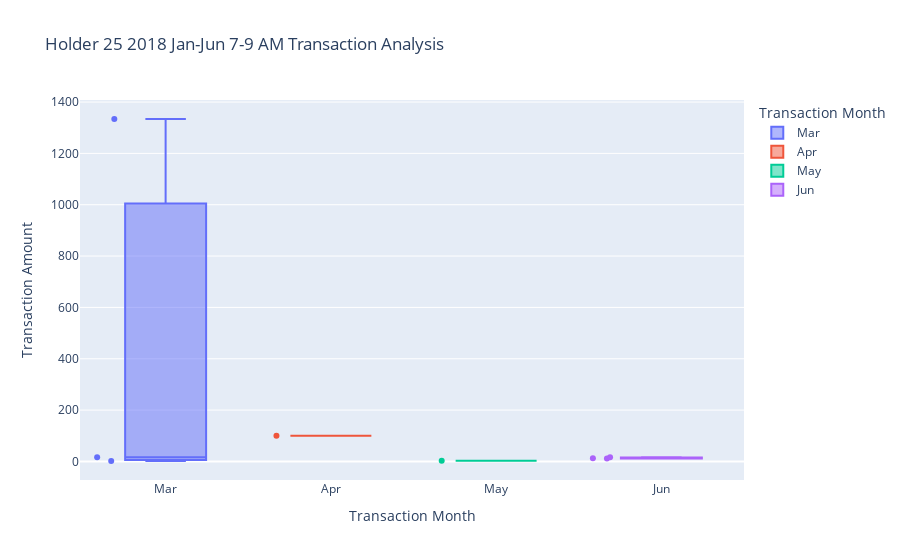

Notebook code cell kept with this figure:
### Code cell
# creating the six box plots using plotly express

px25 = px.box(
    transaction_df_25,
    x="Transaction Month",
    y="Transaction Amount",
    title="Holder 25 2018 Jan-Jun 7-9 AM Transaction Analysis",
    #labels={'Transaction Date':'Transaction Date', 'Transaction Amount':'Transaction Amount'},
    color="Transaction Month",
    points='all', 
)
px25.show()

### Figure 1 — Plotly figure (JSON) as saved in the notebook; plotly's stock layout.template omitted (floating-point values rounded to 4 significant figures)
{"data": [{"alignmentgroup": "True", "boxpoints": "all", "hovertemplate": "Transaction Month=%{x}<br>Transaction Amount=%{y}<extra></extra>", "legendgroup": "Mar", "marker": {"color": "#636efa"}, "name": "Mar", "notched": false, "offsetgroup": "Mar", "orientation": "v", "showlegend": true, "type": "box", "x": ["Mar", "Mar", "Mar"], "x0": " ", "xaxis": "x", "y": [16.58, 1334, 1.65], "y0": " ", "yaxis": "y"}, {"alignmentgroup": "True", "boxpoints": "all", "hovertemplate": "Transaction Month=%{x}<br>Transaction Amount=%{y}<extra></extra>", "legendgroup": "Apr", "marker": {"color": "#EF553B"}, "name": "Apr", "notched": false, "offsetgroup": "Apr", "orientation": "v", "showlegend": true, "type": "box", "x": ["Apr"], "x0": " ", "xaxis": "x", "y": [100], "y0": " ", "yaxis": "y"}, {"alignmentgroup": "True", "boxpoints": "all", "hovertemplate": "Transaction Month=%{x}<br>Transaction Amount=%{y}<extra></extra>", "legendgroup": "May", "marker": {"color": "#00cc96"}, "name": "May", "notched": false, "offsetgroup": "May", "orientation": "v", "showlegend": true, "type": "box", "x": ["May"], "x0": " ", "xaxis": "x", "y": [2.27], "y0": " ", "yaxis": "y"}, {"alignmentgroup": "True", "boxpoints": "all", "hovertemplate": "Transaction Month=%{x}<br>Transaction Amount=%{y}<extra></extra>", "legendgroup": "Jun", "marker": {"color": "#ab63fa"}, "name": "Jun", "notched": false, "offsetgroup": "Jun", "orientation": "v", "showlegend": true, "type": "box", "x": ["Jun", "Jun", "Jun"], "x0": " ", "xaxis": "x", "y": [11.88, 15.98, 11.53], "y0": " ", "yaxis": "y"}], "layout": {"autosize": true, "boxmode": "overlay", "legend": {"title": {"text": "Transaction Month"}, "tracegroupgap": 0}, "title": {"text": "Holder 25 2018 Jan-Jun 7-9 AM Transaction Analysis"}, "xaxis": {"anchor": "y", "autorange": true, "categoryarray": ["Mar", "Apr", "May", "Jun"], "categoryorder": "array", "domain": [0, 1], "range": [-0.5124, 3.5], "title": {"text": "Transaction Month"}, "type": "category"}, "yaxis": {"anchor": "x", "autorange": true, "domain": [0, 1], "range": [-72.37, 1408.0], "title": {"text": "Transaction Amount"}, "type": "linear"}}}
